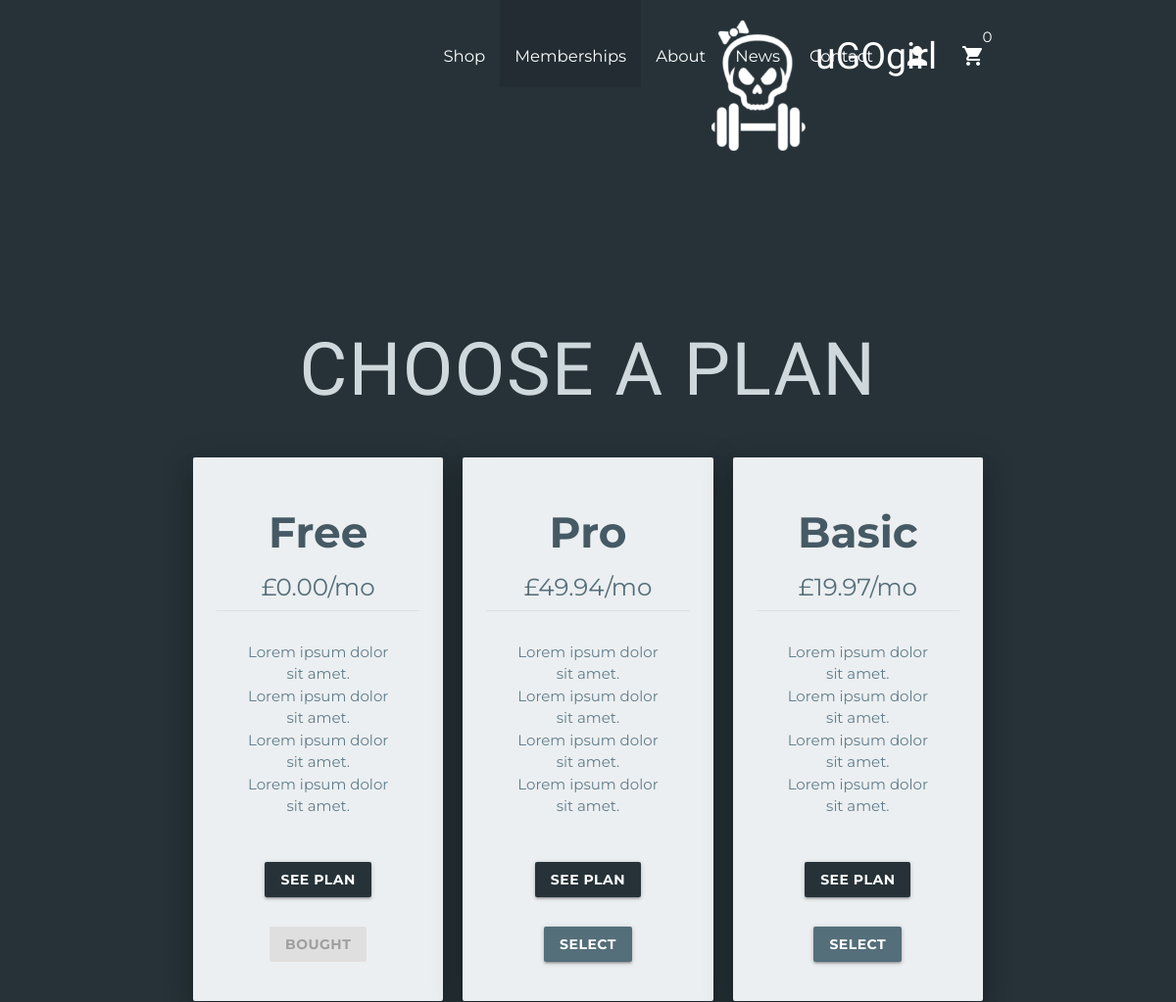
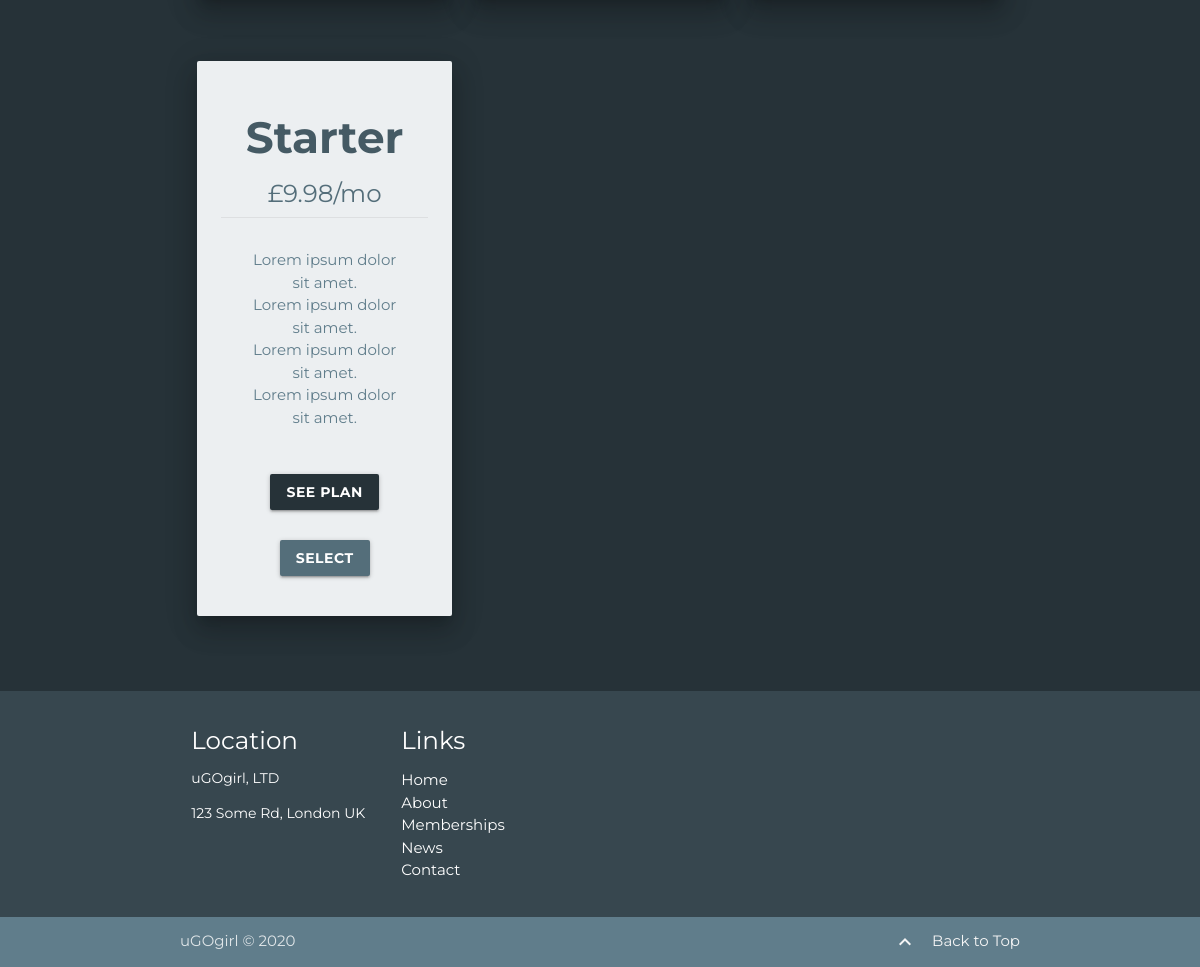
/memberships/ (signed in), run on the app's committed database (2 pictures, top to bottom).
### memberships/models.py (models this page shows)
class Membership(models.Model):
    slug            = models.SlugField()
    membership_type = models.CharField(choices=MEMBERSHIP_CHOICES,default='Free',max_length=30)
    price           = models.DecimalField(max_digits=10, decimal_places=2)
    stripe_plan_id  = models.CharField(max_length=40)
    def __str__(self):
        return self.membership_type

### memberships/views.py (the view, shortened to what this page needs)
class MembershipSelectView(LoginRequiredMixin, ListView):
    model = Membership
    def get_context_data(self, *args, **kwargs):
        context                       = super().get_context_data(**kwargs)
        current_membership            = get_user_membership(self.request)
        context['current_membership'] = str(current_membership.membership)
        return context

### cart/views.py (called while the page is built)
def __cart_id(request):
    cart = request.session.session_key
    if not cart:
        cart = request.session.create()
    return cart

### checkout/context_processors.py (called while the page is built)
def counter(request):
    item_count = 0
    if 'admin' in request.path:
        return{}
    else:
        try:
            cart       = Cart.objects.filter(cart_id=__cart_id(request))
            cart_items = CartItem.objects.all().filter(cart=cart[:1])
            for cart_item in cart_items:
                item_count += cart_item.quantity
        except Cart.DoesNotExist:
            item_count = 0
    return dict(item_count = item_count)

### memberships/views.py (called while the page is built)
def get_user_membership(request):
    user_membership_qs = UserMembership.objects.filter(user=request.user)
    if user_membership_qs.exists():
        return user_membership_qs.first()
    return None

### products/context_processors.py (called while the page is built)
def menu_links(request):
    links = Category.objects.all()
    return dict(links=links)

### memberships/templates/membership_list.html (shortened to what this page needs)
{% extends 'base.html' %} {% load static %} {% block content %}
<section style="padding-top: 300px !important;" id="plans" class="section section-plans blue-grey darken-4 white-text center scrollspy box">
  <div class="container">
    <h2 style="color: #cfd8dc;" class="choose-plan-title">CHOOSE A PLAN</h2>
    <div class="row">
      {% for object in object_list %}
      <div class="col s12 m4 box">
        <div class="card blue-grey lighten-5 z-depth-4">
          <div class="plan-card card-content">
            <h3>{{object.membership_type}}</h3>
            <h5>£{{ object.price }}/mo</h5>
            <div class="card-action">
              <ul>
                <li class="blue-grey-text">Lorem ipsum dolor sit amet.</li>
                <li class="blue-grey-text">Lorem ipsum dolor sit amet.</li>
                <li class="blue-grey-text">Lorem ipsum dolor sit amet.</li>
                <li class="blue-grey-text">Lorem ipsum dolor sit amet.</li>
              </ul>
              <form method="POST" action="{% url 'select' %}">
                {% csrf_token %} {% if object.membership_type != current_membership %}
                <a href="#starter" class="left-btn btn modal-trigger">See plan</a>
                <button
                  style="font-family: 'Montserrat', sans-serif; font-size: 14px; font-weight: bold; letter-spacing: 0.5px;"
                  class="btn right-btn"
                  role="button"
                >
                  Select
                </button>
                {% else %}
                <a href="#starter" class="left-btn btn modal-trigger">See plan</a>
                <a class="btn right-btn disabled" role="button">Bought</a>
                {% endif %}
              </form>
            </div>
          </div>
        </div>
      </div>
      {% endfor %}
    </div>
  </div>
</section>
{% endblock %}

### static/css/base.css (style rules this page uses)
* { font-family: 'Montserrat', sans-serif; }
.row { padding: 0 !important; }
.left-btn { margin-top: 30px; background-color: #263238; font-weight: bold; }
.right-btn { margin-top: 30px; background-color: #546e7a; font-weight: bold; }
.plan-card h3 { font-weight: bold; color: #455a64; }
.plan-card h5 { color: #546e7a; }
.choose-plan-title { font-family: 'Heebo', sans-serif; font-size: 10vw; letter-spacing: 0.1rem; }
.box { padding: 20px 10px !important; }
@media (min-width: 1200px) { .choose-plan-title { font-size: 5rem; } }

### data on the page
Membership: membership_type "Free", price "0.00", shows "SEE PLAN"
Membership: membership_type "Pro", price "49.94", shows "SEE PLAN"
Membership: membership_type "Basic", price "19.97", shows "SEE PLAN"
Membership: membership_type "Starter", price "9.98", shows "SEE PLAN"

### other printed values
{{ item_count }} "0"
